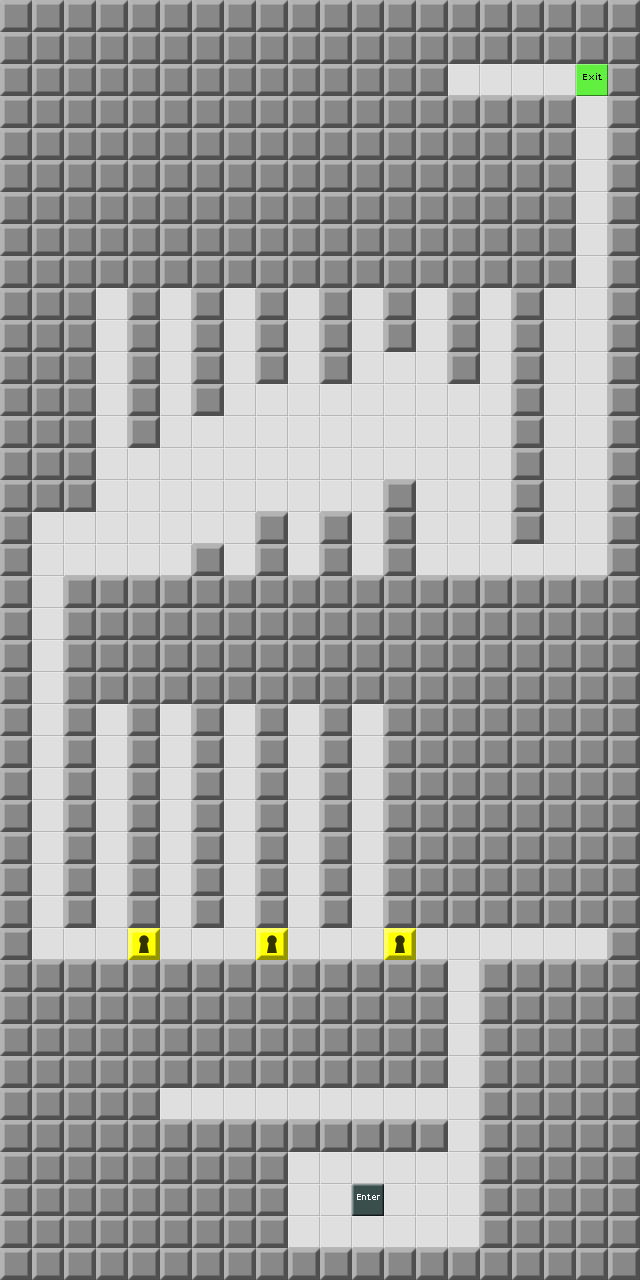

The image is a tile-based game level rendered from a .tmx file. Its description and source (layers, tilesets, objects; grid data summarised) follow:
An orthogonal 20x40 tile map with 32x32 px tiles, 1 tile layer (Map) and 18 objects.

<map version="1.0" orientation="orthogonal" width="20" height="40" tilewidth="32" tileheight="32">
 <tileset firstgid="1" source="devgraphics.tsx" />
 <layer name="Map" width="20" height="40">
  <data>[800 cells, 800 non-empty, 5 distinct tile ids]</data>
 </layer>
 <objectgroup name="Enemies" width="20" height="40">
  <object gid="9" x="224" y="1120">
   <properties>
    <property name="direction" value="right" />
   </properties>
  </object>
  <object gid="9" x="96" y="448">
   <properties>
    <property name="direction" value="down" />
   </properties>
  </object>
  <object gid="9" x="480" y="96">
   <properties>
    <property name="direction" value="right" />
   </properties>
  </object>
  <object gid="9" x="160" y="448">
   <properties>
    <property name="direction" value="down" />
   </properties>
  </object>
  <object gid="9" x="224" y="448">
   <properties>
    <property name="direction" value="down" />
   </properties>
  </object>
  <object gid="9" x="288" y="448">
   <properties>
    <property name="direction" value="down" />
   </properties>
  </object>
  <object gid="9" x="352" y="448">
   <properties>
    <property name="direction" value="down" />
   </properties>
  </object>
  <object gid="9" x="416" y="448">
   <properties>
    <property name="direction" value="down" />
   </properties>
  </object>
  <object gid="9" x="480" y="448">
   <properties>
    <property name="direction" value="down" />
   </properties>
  </object>
  <object gid="9" x="544" y="448">
   <properties>
    <property name="direction" value="down" />
   </properties>
  </object>
  <object gid="9" x="352" y="736">
   <properties>
    <property name="direction" value="down" />
   </properties>
  </object>
  <object gid="9" x="224" y="960">
   <properties>
    <property name="direction" value="up" />
   </properties>
  </object>
  <object gid="9" x="96" y="736">
   <properties>
    <property name="direction" value="down" />
   </properties>
  </object>
 </objectgroup>
 <objectgroup name="Items" width="20" height="40">
  <object gid="8" x="448" y="1184">
   <properties>
    <property name="Text" value="The balls bounce back and forth forever because thermodynamics aren't a thing here." />
   </properties>
  </object>
  <object gid="4" x="576" y="960" />
  <object gid="4" x="288" y="736" />
  <object gid="4" x="160" y="736" />
  <object gid="8" x="32" y="608">
   <properties>
    <property name="Text" value="Remember what I said about looking out for safe spots? I remember." />
   </properties>
  </object>
 </objectgroup>
 <objectgroup name="Tools" width="20" height="40" />
 <objectgroup name="Parameters" width="20" height="40">
  <properties>
   <property name="time" value="164" />
   <property name="wrapAround" value="false" />
  </properties>
 </objectgroup>
</map>
